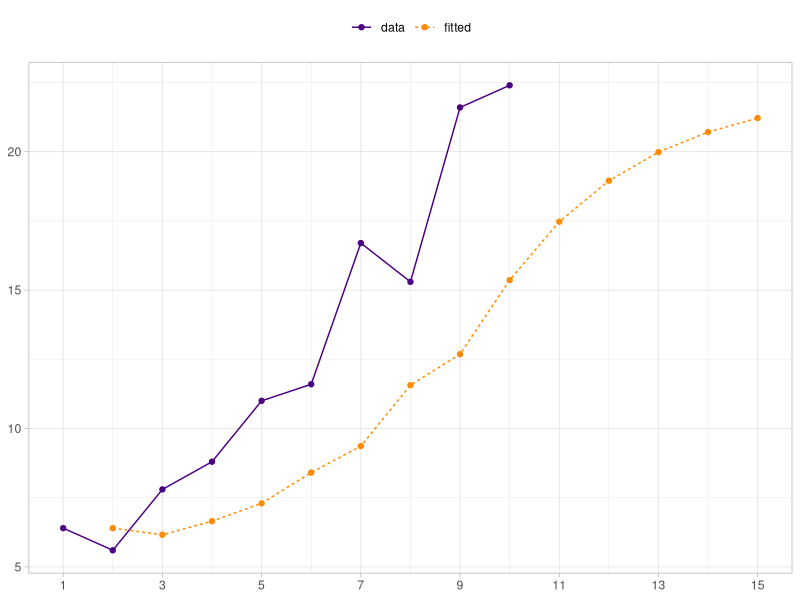

The R script that drew this image:
## ---- chunk 1
#| label: tbl-pmc-432-comparison
#| tbl-cap: "Bootstrap forecast vs. single smoothing forecast, periods 13-17"
#| code-fold: true
#| message: false
library(tidyverse)

alpha <- 0.1
s12_full <- 71.66528274 # full-precision S_12 carried forward from the 12-point example
y_data <- c(75, 75, 74, 78, 86) # actual data for periods 13-17
y_prior <- c(70, y_data[-length(y_data)]) # y_{t-1} feeding each forecast S13..S17

bootstrap <- accumulate(1:5, \(acc, i) alpha * 70 + (1 - alpha) * acc, .init = s12_full)[-1]
regular <- accumulate(y_prior, \(acc, y) alpha * y + (1 - alpha) * acc, .init = s12_full)[-1]

tibble(
  Period = 13:17,
  `Bootstrap forecast` = sprintf("%.2f", bootstrap),
  Data = y_data,
  `Single Smoothing Forecast` = sprintf("%.1f", regular)
) |>
  knitr::kable(align = "rrrr")
## ---- chunk 2
#| label: tbl-pmc-432-trend
#| tbl-cap: "Single exponential smoothing (alpha = 0.3) applied to trending data"
#| code-fold: true
trend_data <- c(6.4, 5.6, 7.8, 8.8, 11.0, 11.6, 16.7, 15.3, 21.6, 22.4)

single_exp_smooth <- function(y, alpha) {
  n <- length(y)
  S <- rep(NA_real_, n)
  S[2] <- y[1]
  for (t in 3:n) S[t] <- alpha * y[t - 1] + (1 - alpha) * S[t - 1]
  S
}

tibble(Data = trend_data, Fit = single_exp_smooth(trend_data, 0.3)) |>
  mutate(Fit = ifelse(is.na(Fit), "", sprintf("%.1f", Fit))) |>
  knitr::kable(align = "rr")
## ---- chunk 3
#| label: fig-pmc-432-trend-plot
#| fig-cap: "Plot showing raw data with single exponential smoothed values"
#| code-fold: true
#| warning: false
fitted_trend <- single_exp_smooth(trend_data, 0.3)
y_origin <- trend_data[length(trend_data)]
s_last <- fitted_trend[length(fitted_trend)]
fitted_bootstrap <- accumulate(1:5, \(acc, i) 0.3 * y_origin + 0.7 * acc, .init = s_last)[-1]

trend_plot_data <- bind_rows(
  tibble(Period = seq_along(trend_data), series = "data", value = trend_data),
  tibble(Period = seq_along(trend_data), series = "fitted", value = fitted_trend),
  tibble(Period = length(trend_data) + 1:5, series = "fitted", value = fitted_bootstrap)
)

ggplot(trend_plot_data, aes(Period, value, color = series, linetype = series)) +
  geom_line() +
  geom_point(size = 1.5) +
  scale_color_manual(values = c(data = "#4B0082", fitted = "darkorange")) +
  scale_linetype_manual(values = c(data = "solid", fitted = "22")) +
  scale_x_continuous(breaks = seq(1, 15, 2)) +
  labs(x = NULL, y = NULL, color = NULL, linetype = NULL) +
  theme_light() +
  theme(legend.position = "top")
